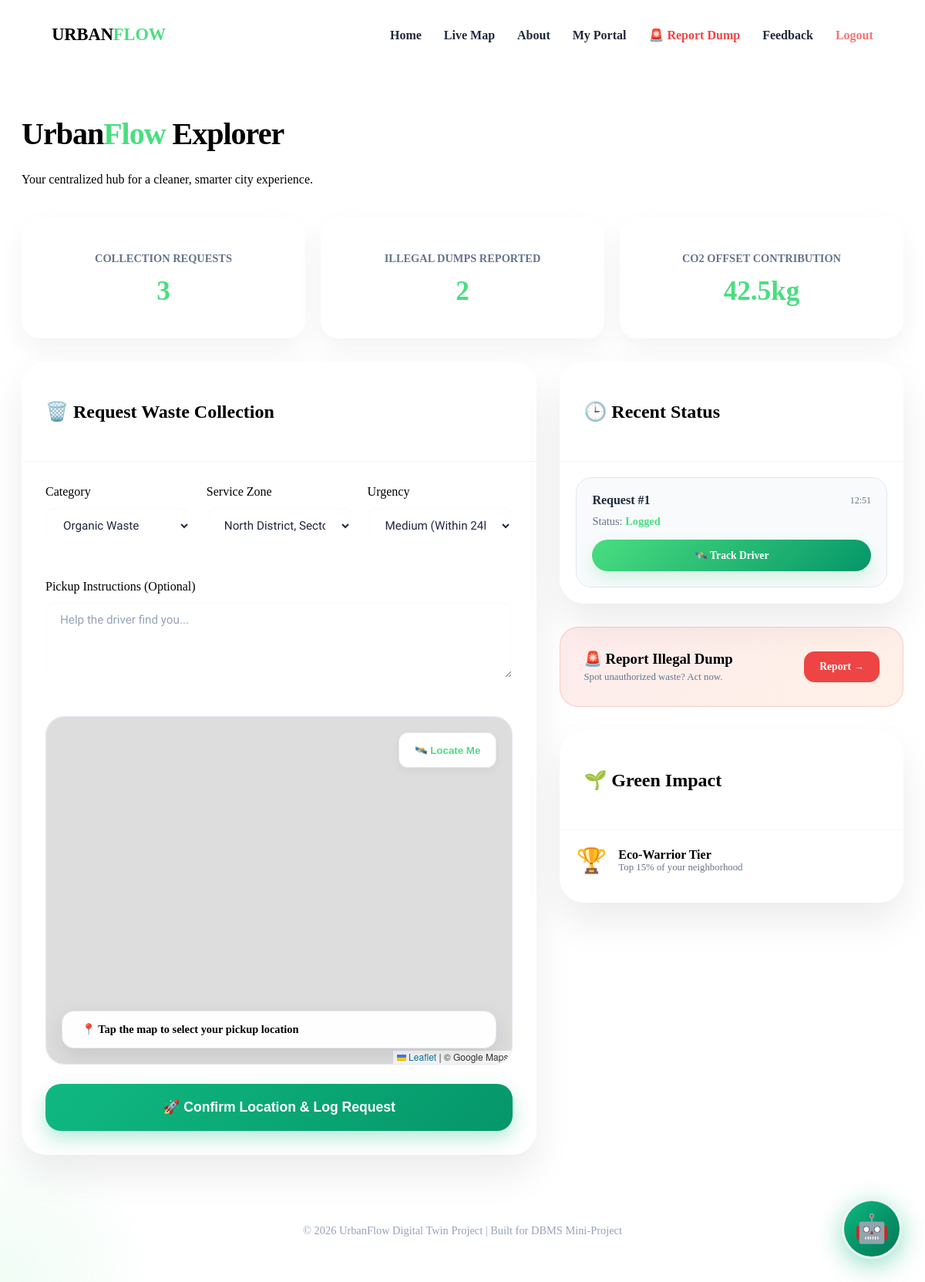
/dashboard.php (signed in), run on the app's committed database.
### tables this page shows
CREATE TABLE IF NOT EXISTS disposal_requests (
    request_id INT AUTO_INCREMENT PRIMARY KEY,
    citizen_id INT NOT NULL,
    zone_id INT NOT NULL,
    category VARCHAR(50) NOT NULL,
    comment TEXT,
    urgency_level ENUM('Low', 'Medium', 'High') DEFAULT 'Low',
    status VARCHAR(50) DEFAULT 'Logged',
    created_at TIMESTAMP DEFAULT CURRENT_TIMESTAMP,
    FOREIGN KEY (citizen_id) REFERENCES users(user_id) ON DELETE CASCADE,
    FOREIGN KEY (zone_id) REFERENCES zones(zone_id) ON DELETE CASCADE
);

### dashboard.php (the view, shortened to what this page needs)
<?php
include('includes/header.php');
$uid = $_SESSION['user_id'];
$req_count_res = mysqli_query($conn, "SELECT COUNT(*) as total FROM disposal_requests WHERE citizen_id = $uid");
$req_count = mysqli_fetch_assoc($req_count_res)['total'];
$dump_count_res = mysqli_query($conn, "SELECT COUNT(*) as total FROM illegal_dumps WHERE citizen_id = $uid");
$dump_count = mysqli_fetch_assoc($dump_count_res)['total'];
?>
<div class="dashboard-container">
    <div class="welcome-section" data-aos="fade-down">
        <h1>Urban<span style="color:var(--primary)">Flow</span> Explorer</h1>
        <p>Your centralized hub for a cleaner, smarter city experience.</p>
    </div>
    <div class="stats-row" data-aos="fade-up">
        <div class="stat-card">
            <p>Collection Requests</p>
            <h2 id="count-req"><?php echo $req_count; ?></h2>
        </div>
        <div class="stat-card">
            <p>Illegal Dumps Reported</p>
            <h2 id="count-dump"><?php echo $dump_count; ?></h2>
        </div>
        <div class="stat-card">
            <p>CO2 Offset Contribution</p>
            <h2>42.5kg</h2>
        </div>
    </div>
    <div class="main-grid">
        <div class="action-card" data-aos="fade-right">
            <div class="card-header">
                <h2>🗑️ Request Waste Collection</h2>
            </div>
            <div class="form-body">
                <form action="process_request.php" method="POST">
                    <div class="input-grid" style="grid-template-columns: repeat(3, 1fr);">
                        <div class="form-group">
                            <label>Category</label>
                            <select name="category" required>
                                <option value="Organic">Organic Waste</option>
                            </select>
                        </div>
                        <div class="form-group">
                            <label>Service Zone</label>
                            <select name="zone_id" required>
                                <?php
                                $zones = mysqli_query($conn, "SELECT * FROM zones");
                                while($z = mysqli_fetch_assoc($zones)) echo "<option value='{$z['zone_id']}'>{$z['zone_name']}</option>";
                                ?>
                            </select>
                        </div>
                        <div class="form-group">
                            <label>Urgency</label>
                            <select name="urgency_level" required>
                                <option value="Medium" selected>Medium (Within 24h)</option>
                            </select>
                        </div>
                    </div>
                    <div class="form-group" style="margin-bottom: 25px;">
                        <label>Pickup Instructions (Optional)</label>
                        <textarea name="comment" placeholder="Help the driver find you..."></textarea>
                    </div>
                    <div class="map-wrapper">
                        <div id="disposalMap" style="height: 100%; width: 100%;"></div>
                        <div class="floating-search">
                            <div id="geocoder-container" style="flex: 1;"></div>
                            <button type="button" class="btn-locate-me" onclick="findMe()" style="height: 46px; background: white; color: var(--primary); border: 1px solid #e2e8f0; padding: 0 20px; border-radius: 12px; font-weight: 700; cursor: pointer; box-shadow: 0 4px 12px rgba(0,0,0,0.05);">
                                🛰️ Locate Me
                            </button>
                        </div>
                        <div class="floating-status" id="locStatus">
                            📍 Tap the map to select your pickup location
                        </div>
                    </div>
                    <button type="submit" class="btn-submit-premium">🚀 Confirm Location & Log Request</button>
                </form>
            </div>
        </div>
        <div class="sidebar">
            <div class="action-card" data-aos="fade-left" style="margin-bottom: 30px;">
                <div class="card-header">
                    <h2>🕒 Recent Status</h2>
                </div>
                <div style="padding: 20px;">
                    <?php
                    $latest = mysqli_query($conn, "SELECT * FROM disposal_requests WHERE citizen_id = $uid ORDER BY created_at DESC LIMIT 1");
                    if($r = mysqli_fetch_assoc($latest)): ?>
                        <div style="background: #f8fafc; padding: 20px; border-radius: 20px; border: 1px solid #e2e8f0;">
                            <div style="display: flex; justify-content: space-between; align-items: center; margin-bottom: 10px;">
                                <span style="font-weight: 800; color: var(--dark);">Request #<?php echo $r['request_id']; ?></span>
                                <span style="font-size: 0.75rem; color: #64748b;"><?php echo date('H:i', strtotime($r['created_at'])); ?></span>
                            </div>
                            <div style="font-size: 0.9rem; color: #64748b; margin-bottom: 15px;">Status: <strong style="color: var(--primary);"><?php echo $r['status']; ?></strong></div>
                            <a href="track_request.php?id=<?php echo $r['request_id']; ?>" class="btn-premium" style="display: block; text-align: center; text-decoration: none; padding: 12px; font-size: 0.85rem;">🛰️ Track Driver</a>
                        </div>
                    <?php else: ?>
                        <p style="text-align: center; color: #94a3b8; padding: 20px;">No active requests.</p>
                    <?php endif; ?>
                </div>
            </div>
            <div class="quick-link-card" data-aos="fade-up">
                <div>
                    <h3 style="margin: 0; font-weight: 800;">🚨 Report Illegal Dump</h3>
                    <p style="margin: 5px 0 0; font-size: 0.8rem; color: #64748b;">Spot unauthorized waste? Act now.</p>
                </div>
                <a href="report_dump.php" style="background: #ef4444; color: white; padding: 12px 20px; border-radius: 14px; text-decoration: none; font-weight: 700; font-size: 0.85rem;">Report →</a>
            </div>
            <div class="action-card" data-aos="fade-up" style="margin-top: 30px;">
                <div class="card-header">
                    <h2>🌱 Green Impact</h2>
                </div>
                <div style="padding: 20px;">
                    <div style="display: flex; align-items: center; gap: 15px; margin-bottom: 15px;">
                        <div style="font-size: 2rem;">🏆</div>
                        <div>
                            <div style="font-weight: 800;">Eco-Warrior Tier</div>
                            <div style="font-size: 0.8rem; color: #64748b;">Top 15% of your neighborhood</div>
                        </div>
                    </div>
                </div>
            </div>
        </div>
    </div>
</div>
<?php include('includes/footer.php'); ?>

### includes/header.php (style rules this page uses)
:root { --primary: #4ade80; --secondary: #6366f1; --accent: #3b82f6; --danger: #ef4444; --dark: #1e293b; --bg-glass: rgba(255, 255, 255, 0.75); }
input[type="text"], input[type="email"], input[type="password"], input[type="number"], select, textarea { width: 100%; padding: 14px 18px; margin: 10px 0 20px 0; border-radius: 12px; border: 1px solid rgba(255, 255, 255, 0.4); background: rgba(255, 255, 255, 0.5); backdrop-filter: blur(10px); font-family: 'Plus Jakarta Sans', sans-serif; font-size: 0.95rem; color: #1e293b; transition: all 0.3s ease; box-sizing: border-box; box-shadow: inset 0 2px 4px rgba(0,0,0,0.02); }
input::placeholder, textarea::placeholder { color: #94a3b8; }
textarea { resize: vertical; min-height: 100px; }
.btn-premium { background: linear-gradient(135deg, var(--primary), #059669); color: white !important; padding: 10px 24px; border-radius: 50px; border: none; font-weight: 700; text-decoration: none; transition: 0.3s; box-shadow: 0 10px 20px rgba(74, 222, 128, 0.2); display: inline-block; }
.leaflet-container { overflow: hidden !important; position: relative; z-index: 1; }

### dashboard.php (style rules this page uses)
.dashboard-container { padding: 40px 20px; max-width: 1300px; margin: 0 auto; }
.welcome-section { margin-bottom: 40px; }
.welcome-section h1 { font-size: 2.5rem; font-weight: 800; letter-spacing: -1px; }
.stats-row { display: grid; grid-template-columns: repeat(auto-fit, minmax(250px, 1fr)); gap: 20px; margin-bottom: 30px; }
.stat-card { background: rgba(255, 255, 255, 0.7); backdrop-filter: blur(20px); padding: 30px; border-radius: 24px; border: 1px solid rgba(255,255,255,0.5); box-shadow: 0 15px 35px rgba(0,0,0,0.05); text-align: center; }
.stat-card h2 { font-size: 2.2rem; margin: 10px 0; color: var(--primary); font-weight: 800; }
.stat-card p { color: #64748b; font-size: 0.9rem; font-weight: 600; text-transform: uppercase; }
.main-grid { display: grid; grid-template-columns: 1.2fr 0.8fr; gap: 30px; }
.action-card { background: rgba(255, 255, 255, 0.85); backdrop-filter: blur(20px); border-radius: 32px; border: 1px solid white; box-shadow: 0 25px 50px rgba(0,0,0,0.08); overflow: hidden; }
.card-header { padding: 30px; border-bottom: 1px solid #f1f5f9; }
.card-header h2 { font-size: 1.5rem; font-weight: 800; display: flex; align-items: center; gap: 12px; }
.form-body { padding: 30px; }
.input-grid { display: grid; grid-template-columns: 1fr 1fr; gap: 20px; margin-bottom: 25px; }
.map-wrapper { position: relative; height: 450px; border-radius: 24px; overflow: hidden; border: 1px solid #e2e8f0; margin-bottom: 25px; }
.floating-search { position: absolute; top: 20px; left: 20px; right: 20px; z-index: 1000; display: flex; gap: 12px; }
.floating-status { position: absolute; bottom: 20px; left: 20px; right: 20px; z-index: 1000; background: rgba(255,255,255,0.95); backdrop-filter: blur(10px); padding: 15px 25px; border-radius: 16px; border: 1px solid #e2e8f0; box-shadow: 0 10px 30px rgba(0,0,0,0.1); font-weight: 600; font-size: 0.9rem; }
.btn-submit-premium { width: 100%; padding: 20px; border-radius: 20px; border: none; background: linear-gradient(135deg, #10b981, #059669); color: white; font-weight: 800; font-size: 1.1rem; cursor: pointer; transition: 0.3s; box-shadow: 0 10px 25px rgba(16, 185, 129, 0.3); }
.quick-link-card { background: linear-gradient(135deg, rgba(239,68,68,0.1), rgba(249,115,22,0.1)); padding: 30px; border-radius: 24px; border: 1px solid rgba(239,68,68,0.2); margin-top: 30px; display: flex; justify-content: space-between; align-items: center; }

### data on the page
disposal_requests: request_id "1", created_at "12:51", status "Logged"

### other printed values
$req_count "3"
$dump_count "2"
form field zone_id "North District, Sector 4"
